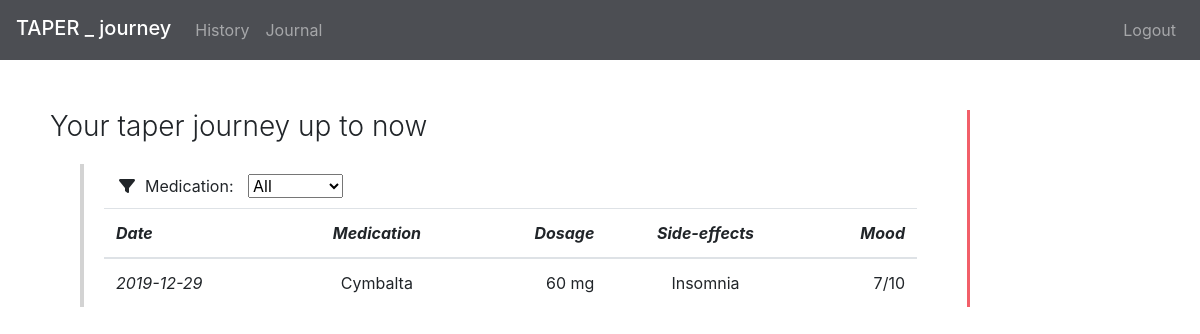
The app's page /history (signed in) with its own data.
### tables this page shows
CREATE TABLE 'entries' ('id' integer PRIMARY KEY AUTOINCREMENT NOT NULL,'drugs' text,'doses' text, 'mood' smallint, 'side_effects' text, 'journal' text, 'user_id' integer NOT NULL, 'entry_date' date NOT NULL);

### application.py (the view)
@app.route("/history", methods=["GET", "POST"])
@signin_required
def history():
    if not (db.execute("SELECT journal, entry_date FROM entries WHERE user_id = ? ORDER BY entry_date DESC", (session["user_id"]))):
        data={"hasHistory" : "false"}
    else:
        rows = db.execute("SELECT * FROM entries WHERE user_id = ? ORDER BY entry_date DESC", (session["user_id"]))
        data = []
        all_drugs=[]
        for row in rows:
            temp_row = [];
            if (row["drugs"]):
                mood = row["mood"]
                drugs = row["drugs"].split(",")
                doses = row["doses"].split(",")
                mood = row["mood"]
                date = row["entry_date"]
                side_effects = row["side_effects"].split(",")
                all_drugs += drugs
                for i in range(len(drugs)):
                    temp_row = {"drug": drugs[i], "dose": doses[i], "mood": mood, "date": date, "side_effects": side_effects}
                    data.append(temp_row)
            else:
                continue
        if not request.form.get("Value"):
            newList = data
        elif request.form.get("Value") == "All":
            newList = data
        else:
            newList = []
            for entry in data:
                if entry["drug"] == request.form.get("Value"):
                    newList.append(entry)
    return render_template("history.html", page_data=newList, drugNames=list(set(all_drugs)))

### application.py (called while the page is built)
@app.after_request
def after_request(response):
    response.headers["Cache-Control"] = "no-cache, no-store, must-revalidate"
    response.headers["Expires"] = 0
    response.headers["Pragma"] = "no-cache"
    return response

### helpers.py (called while the page is built)
def signin_required(f):
    @wraps(f)
    def decorated_function(*args, **kwargs):
        if session.get("user_id") is None:
            return redirect("/signin")
        return f(*args, **kwargs)
    return decorated_function

### templates/history.html (shortened to what this page needs)
{% extends "layout.html" %}
{% block main %}
<div id="historyContainer">
    <div class="wrapper">
        <h3 class="font-weight-light" >Your taper journey up to now</h3>
        <div id="borderContainer">
            <div class="container">
                <div style="margin-top:10px">
                    <i style = "margin-right: 10px" class="fas fa-filter"></i><span style="margin-right: 10px">Medication:</span>
                    <select id="drugNames" value="">
                        <option name="drugName" id="All">All</option>
                    </select>
                </div>
            </div>
            <table id="historyTable" class="table table-hover">
                <thead>
                    <tr>
                        <th  class="text-left">Date</th>
                        <th class="text-center">Medication</th>
                        <th class="text-right">Dosage</th>
                        <th class="text-center">Side-effects</th>
                        <th class="text-right">Mood</th>
                    </tr>
                </thead>
                <tbody>
                    {% for i in range(page_data|length) %}
                    <tr onMouseOver="this.style.backgroundColor='rgba(242, 95,105, 0.4)'"
                        onMouseOut="this.style.backgroundColor='transparent'" >
                        <td>{{ page_data[i].date }} </th>
                        <td align="center">{{ page_data[i].drug }}</td>
                        <td align="right">{{ page_data[i].dose}} mg</td>
                        <td align="center">
                            {% for se in page_data[i].side_effects %}
                            {{ se }}
                            {% endfor %}
                            </td>
                        <td align="right">{{ page_data[i].mood }}/10</td>
                    </tr>
                    {% endfor %}
                </tbody>
            </table>
        </div>
    </div>
</div>
{% endblock %}

### static/styles.css (style rules this page uses)
body, html { margin: 0px; padding: 0px; }
* { box-sizing: border-box; }
select { box-shadow: 0px 0px 4px gray; }
select option { color: black; }
select option:first-child { color: grey; }
input, select { box-shadow: none; }
.container { display: flex; justify-content: space-between; align-items: center; margin-bottom: 10px; }
.wrapper { width: 80%; }
.wrapper h3 { margin-bottom: 20px; }
#historyContainer { margin-top: 50px; margin-left: 30px; padding-left: 20px; }
.wrapper { border-right: 3px solid rgba(242, 95,105, 1); }
#borderContainer { border-left: 4px solid lightGray; margin-left: 30px; margin-right:30px; padding-left: 20px; padding-right: 20px; }
#historyTable th, td:first-child { font-style:italic; }

### records on screen
entries: entry_date "2019-12-29", drugs "Cymbalta", doses "60", side_effects "Insomnia", mood "7"
